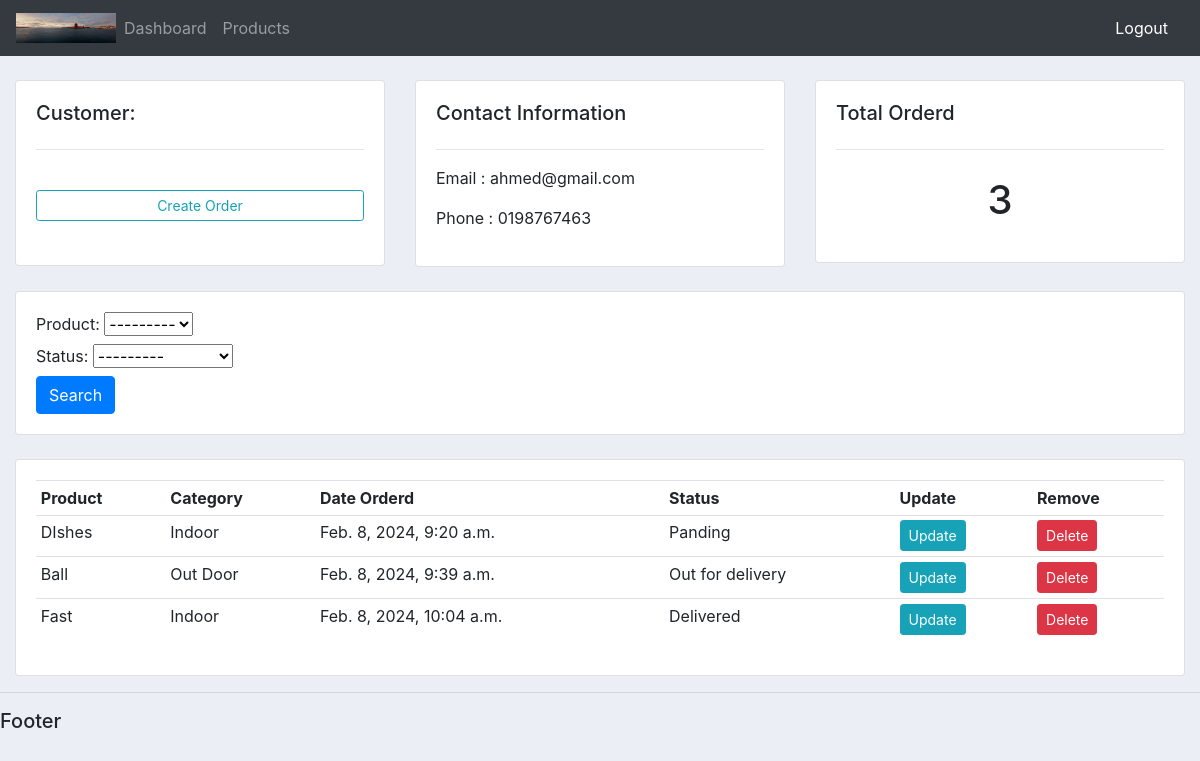
/customer/2 (signed in), run on the app's committed database.
### accounts/models.py (models this page shows, shortened)
class Customer(models.Model):
    user = models.OneToOneField(User, null=True, on_delete=models.CASCADE)
    name = models.CharField(max_length=200, null=True)
    phone = models.CharField(max_length=200, null=True)
    email = models.CharField(max_length=200, null=True)
    profile_pic = models.ImageField(default="logo.jpg", blank=True, null=True)
    date_created = models.DateTimeField(auto_now_add=True, null=True)

class Order(models.Model):
    STATUS = (
        ('Panding', 'Panding'),
        ('Out for delivery', 'Out for delivery'),
        ('Delivered', 'Delivered'),
    )
    customer = models.ForeignKey(Customer, on_delete=models.SET_NULL, null=True)
    product = models.ForeignKey(Product, on_delete=models.SET_NULL, null=True)
    date_created = models.DateTimeField(auto_now_add=True, null=True)
    status = models.CharField(max_length=200, null=True, choices=STATUS)

class Product(models.Model):
    CATEGORY = (
        ('Indoor', 'Indoor'),
        ('Out Door', 'Out Door'),
    )
    name = models.CharField(max_length=200, null=True)
    price = models.FloatField(null=True)
    category = models.CharField(max_length=200, null=True, choices=CATEGORY)
    description = models.CharField(max_length=200, null=True, blank=True)
    date_created = models.DateTimeField(auto_now_add=True, null=True)
    tags = models.ManyToManyField(Tag)
    def __str__(self):
        return str(self.name)

### accounts/decorators.py (the view)
    def wrapper_fun(request, *args, **kwargs):
        group = None
        if request.user.groups.exists():
            group = request.user.groups.all()[0].name
        if group == 'customer':
            return redirect('user_page')
        if group == 'admin':
            return view_fun(request, *args, **kwargs)

### accounts/views.py (called while the page is built)
@login_required(login_url='login')
@admin_only
def customer(request, pk_test):
    customer = Customer.objects.get(id=pk_test)
    orders = customer.order_set.all()
    order_count = orders.count()
    my_filter = OrderFilter(request.GET, queryset=orders)
    orders = my_filter.qs
    context = {
        'customer': customer,
        'orders': orders,
        'order_count': order_count,
        'my_filter': my_filter,
    }
    return render(request, 'accounts/customer.html', context)

### accounts/templates/accounts/customer.html
{% extends 'accounts/main.html' %}
{% block content %}
    <br>
    <div class="row">
        <div class="col-md">
            <div class="card card-body">
                <h5>Customer:</h5>
                <hr>
                <br>
                <a class="btn btn-outline-info btn-sm btn-block" href="{% url 'create_order' customer.id %}">Create Order</a>
                <br>
            </div>
        </div>
        <div class="col">
            <div class="card card-body">
                <h5>Contact Information</h5>
                <hr>
                <p>Email : {{ customer.email }} </p>
                <p>Phone : {{ customer.phone }} </p>
            </div>
        </div>
        <div class="col">
            <div class="card card-body">
                <h5>Total Orderd</h5>
                <hr>
                <h1 style="text-align: center; padding: 10px;"> {{ order_count }} </h1>
            </div>
        </div>
    </div>
    <br>
    <div class="row">
        <div class="col">
            <div class="card card-body">
                <form method="get">
                    {{ my_filter.form }}
                    <button class="btn btn-primary" type="submit">Search</button>
                </form>
            </div>
        </div>
    </div>
    <br>
    <div class="row">
        <div class="col-md">
            <div class="card card-body">
                <table class="table table-sm">
                    <tr>
                        <th>Product</ht>
                        <th>Category</ht>
                        <th>Date Orderd</ht>
                        <th>Status</ht>
                        <th>Update</ht>
                        <th>Remove</ht>
                    </tr>
                    {% for ord in orders %}
                        <tr>
                            <td> {{ ord.product }} </td>
                            <td> {{ ord.product.category }} </td>
                            <td> {{ ord.date_created }} </td>
                            <td> {{ ord.status }} </td>
                            <td> <a href="{% url 'update_order' ord.id %}" class="btn btn-sm btn-info"> Update </a> </td>
                            <td> <a href="{% url 'delete_order' ord.id %}" class="btn btn-sm btn-danger"> Delete </a> </td>
                        </tr>
                    {% endfor %}
                </table>
            </div>
        </div>
    </div>
{% endblock %}

### static/css/main.css (style rules this page uses)
body { background-color: #ebeff5; }

### data on the page
Customer: email "ahmed@gmail.com", phone "0198767463"
Order: product "DIshes", product.category "Indoor", date_created "Feb. 8, 2024, 9:20 a.m.", status "Panding"
Order: product "Ball", product.category "Out Door", date_created "Feb. 8, 2024, 9:39 a.m.", status "Out for delivery"
Order: product "Fast", product.category "Indoor", date_created "Feb. 8, 2024, 10:04 a.m.", status "Delivered"

### other printed values
{{ order_count }} "3"
